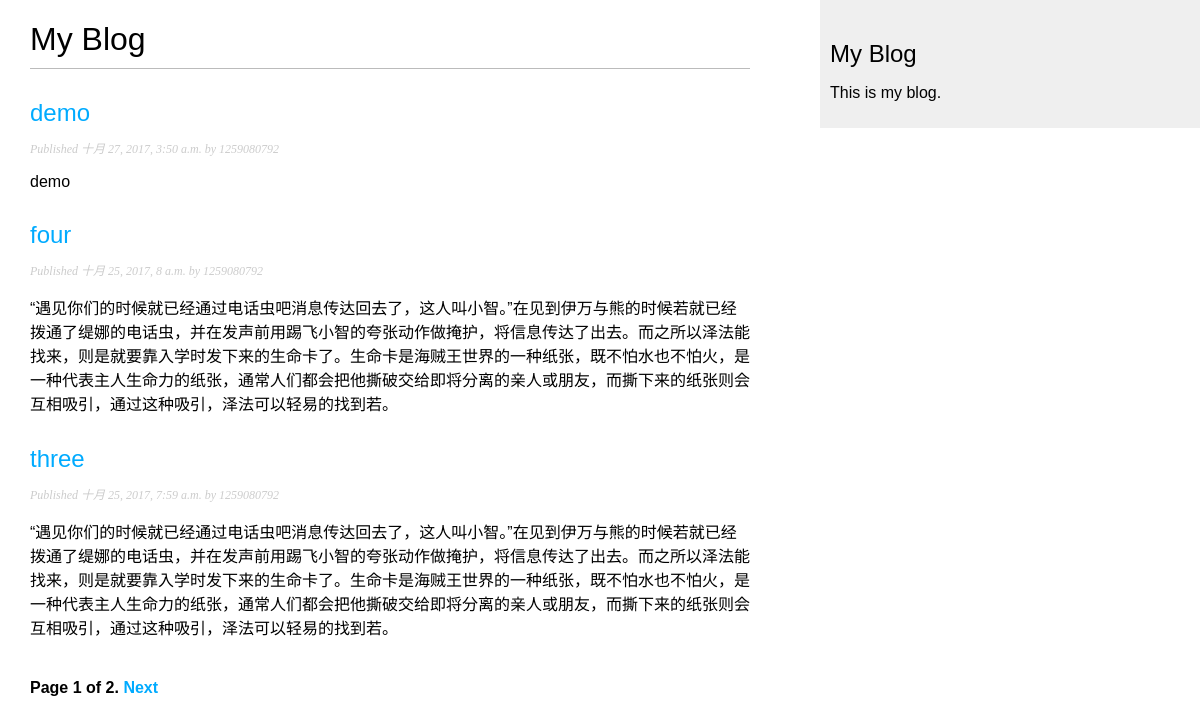
Screenshot of /blog/ with the database file from the repository.
### blog/models.py (models this page shows, shortened)
class Post(models.Model):
    STATUS_CHOICES=(
            ('draft','Draft'),
            ('published','Published'),
            )
    title = models.CharField(max_length=250)
    slug = models.SlugField(max_length=250,
            unique_for_date='publish')
    author = models.ForeignKey(User,
            related_name='blog_posts')
    body = models.TextField()
    publish = models.DateTimeField(default=timezone.now)
    created = models.DateTimeField(auto_now_add=True)
    updated = models.DateTimeField(auto_now=True)
    status = models.CharField(max_length=10,
            choices=STATUS_CHOICES,
            default='draft')
    class Meta:
        ordering = ('-publish',)
    objects = models.Manager()
    published=PublishedManager()
    def get_absolute_url(self):
        return reverse('blog:post_detail',
                args=[self.publish.year,
                    self.publish.strftime('%m'),
                    self.publish.strftime('%d'),
                    self.slug])

### blog/views.py (the view)
def post_list(request):
    object_list = Post.published.all()
    paginator = Paginator(object_list,3) #3posts in each page
    page = request.GET.get('page')
    try:
        posts = paginator.page(page)
    except PageNotAnInteger:
        posts = paginator.page(1)
    except EmptyPage:
        posts = paginator.page(paginator.num_pages)
    return render(request,'blog/post/list.html',{'page':page,'posts':posts})

### blog/models.py (called while the page is built)
    def get_queryset(self):
        return super(PublishedManager,self).get_queryset().filter(status='published')

### blog/templates/blog/post/list.html (shortened to what this page needs)
{% extends "blog/base.html" %}
{% block content %}
  <h1>My Blog</h1>
  {% for post in posts %}
    <h2>
      <a href="{{ post.get_absolute_url }}">{{ post.title }}</a>
    </h2>
    <p class="date">
      Published {{ post.publish }} by {{ post.author }}
    </p>
    {{ post.body|truncatewords:30|linebreaks }}
  {% endfor %}
  {% include "pagination.html" with page=posts %}
{% endblock %}

### blog/templates/blog/base.html (shortened to what this page needs)
{% load staticfiles %}
<!DOCTYPE html>
<html>
	<head>
		<link href="{% static "css/blog.css" %}" rel="stylesheet">
	</head>
<body>
	<div id="content">
		{% block content %}
		{% endblock %}
	</div>
	<div id="sidebar">
		<h2>My Blog</h2>
		  <p>This is my blog.</p>
	</div>
</body>
</html>

### blog/templates/pagination.html (shortened to what this page needs)
<div class="pagination">
 <span class="step-links">
 <span class="current">
 Page {{ page.number }} of {{ page.paginator.num_pages }}.
 </span>
 {% if page.has_next %}
 <a href="?page={{ page.next_page_number }}">Next</a>
 {% endif %}
 </span>
</div>

### blog/static/css/blog.css (style rules this page uses)
body { margin:0; padding:0; font-family:helvetica, sans-serif; }
a { color:#00abff; text-decoration:none; }
h1 { font-weight:normal; border-bottom:1px solid #bbb; padding:0 0 10px 0; }
h2 { font-weight:normal; margin:30px 0 0; }
#content { float:left; width:60%; padding:0 0 0 30px; }
#sidebar { float:right; width:30%; padding:10px; background:#efefef; height:100%; }
p.date { color:#ccc; font-family: georgia, serif; font-size: 12px; font-style: italic; }
.pagination { margin:40px 0; font-weight:bold; }

### rows the page displays
Post: title "demo", publish "十月 27, 2017, 3:50 a.m.", author "1259080792", body "demo"
Post: title "four", publish "十月 25, 2017, 8 a.m.", author "1259080792", body "“遇见你们的时候就已经通过电话虫吧消息传达回去了，这人叫小智。”在见到伊万与熊的时候若就已经拨通了缇娜的电话虫，并在发声前用踢飞小智的夸张动作做掩护，将信息传达了出去。而之所以泽法能找来，则是就要靠入学时发下来的生命卡了。生命卡是海贼王世界的一种纸张，既不怕水也不怕火，是一种代表主人生命力的纸张，通常人们都会把他撕破交给即将分离的亲人或朋友，而撕下来的纸张则会互相吸引，通过这种吸引，泽法可以轻易的找到若。"
Post: title "three", publish "十月 25, 2017, 7:59 a.m.", author "1259080792", body "“遇见你们的时候就已经通过电话虫吧消息传达回去了，这人叫小智。”在见到伊万与熊的时候若就已经拨通了缇娜的电话虫，并在发声前用踢飞小智的夸张动作做掩护，将信息传达了出去。而之所以泽法能找来，则是就要靠入学时发下来的生命卡了。生命卡是海贼王世界的一种纸张，既不怕水也不怕火，是一种代表主人生命力的纸张，通常人们都会把他撕破交给即将分离的亲人或朋友，而撕下来的纸张则会互相吸引，通过这种吸引，泽法可以轻易的找到若。"

### other values shown
{{ page.number }} "1"
{{ page.paginator.num_pages }} "2"
